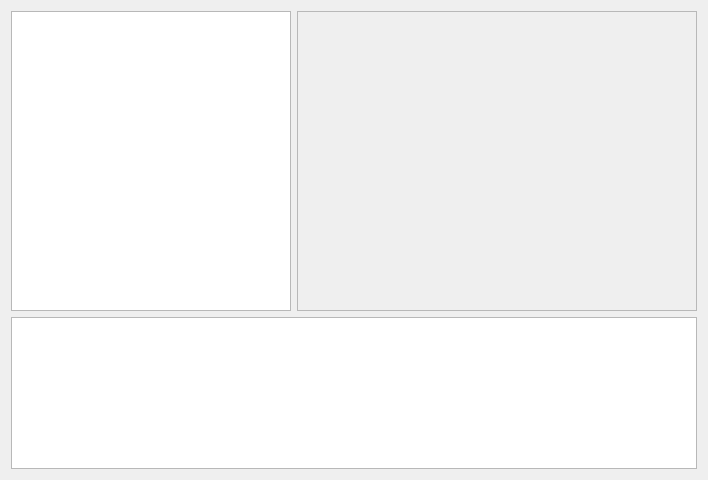
<?xml version="1.0" encoding="UTF-8"?>
<ui version="4.0">
 <class>TerminalWidget</class>
 <widget class="QWidget" name="TerminalWidget">
  <property name="geometry">
   <rect>
    <x>0</x>
    <y>0</y>
    <width>708</width>
    <height>480</height>
   </rect>
  </property>
  <property name="windowTitle">
   <string>Terminal</string>
  </property>
  <layout class="QGridLayout" name="gridLayout">
   <item row="0" column="0">
    <widget class="QTableView" name="tableView">
     <property name="enabled">
      <bool>true</bool>
     </property>
     <property name="sizePolicy">
      <sizepolicy hsizetype="Expanding" vsizetype="Expanding">
       <horstretch>0</horstretch>
       <verstretch>0</verstretch>
      </sizepolicy>
     </property>
     <property name="minimumSize">
      <size>
       <width>0</width>
       <height>300</height>
      </size>
     </property>
     <property name="maximumSize">
      <size>
       <width>16777215</width>
       <height>300</height>
      </size>
     </property>
     <property name="editTriggers">
      <set>QAbstractItemView::NoEditTriggers</set>
     </property>
     <property name="dragDropOverwriteMode">
      <bool>false</bool>
     </property>
     <attribute name="verticalHeaderVisible">
      <bool>false</bool>
     </attribute>
    </widget>
   </item>
   <item row="0" column="1">
    <widget class="QFrame" name="frame">
     <property name="minimumSize">
      <size>
       <width>400</width>
       <height>300</height>
      </size>
     </property>
     <property name="maximumSize">
      <size>
       <width>400</width>
       <height>300</height>
      </size>
     </property>
     <property name="frameShape">
      <enum>QFrame::StyledPanel</enum>
     </property>
     <property name="frameShadow">
      <enum>QFrame::Plain</enum>
     </property>
     <layout class="QHBoxLayout" name="horizontalLayout">
      <property name="margin">
       <number>0</number>
      </property>
      <item>
       <widget class="QMapWidget" name="widget" native="true"/>
      </item>
     </layout>
    </widget>
   </item>
   <item row="1" column="0" colspan="2">
    <widget class="QListView" name="listView">
     <property name="sizePolicy">
      <sizepolicy hsizetype="Expanding" vsizetype="Expanding">
       <horstretch>0</horstretch>
       <verstretch>0</verstretch>
      </sizepolicy>
     </property>
    </widget>
   </item>
  </layout>
 </widget>
 <customwidgets>
  <customwidget>
   <class>QMapWidget</class>
   <extends>QWidget</extends>
   <header>qmapwidget.h</header>
   <container>1</container>
  </customwidget>
 </customwidgets>
 <resources/>
 <connections/>
</ui>
